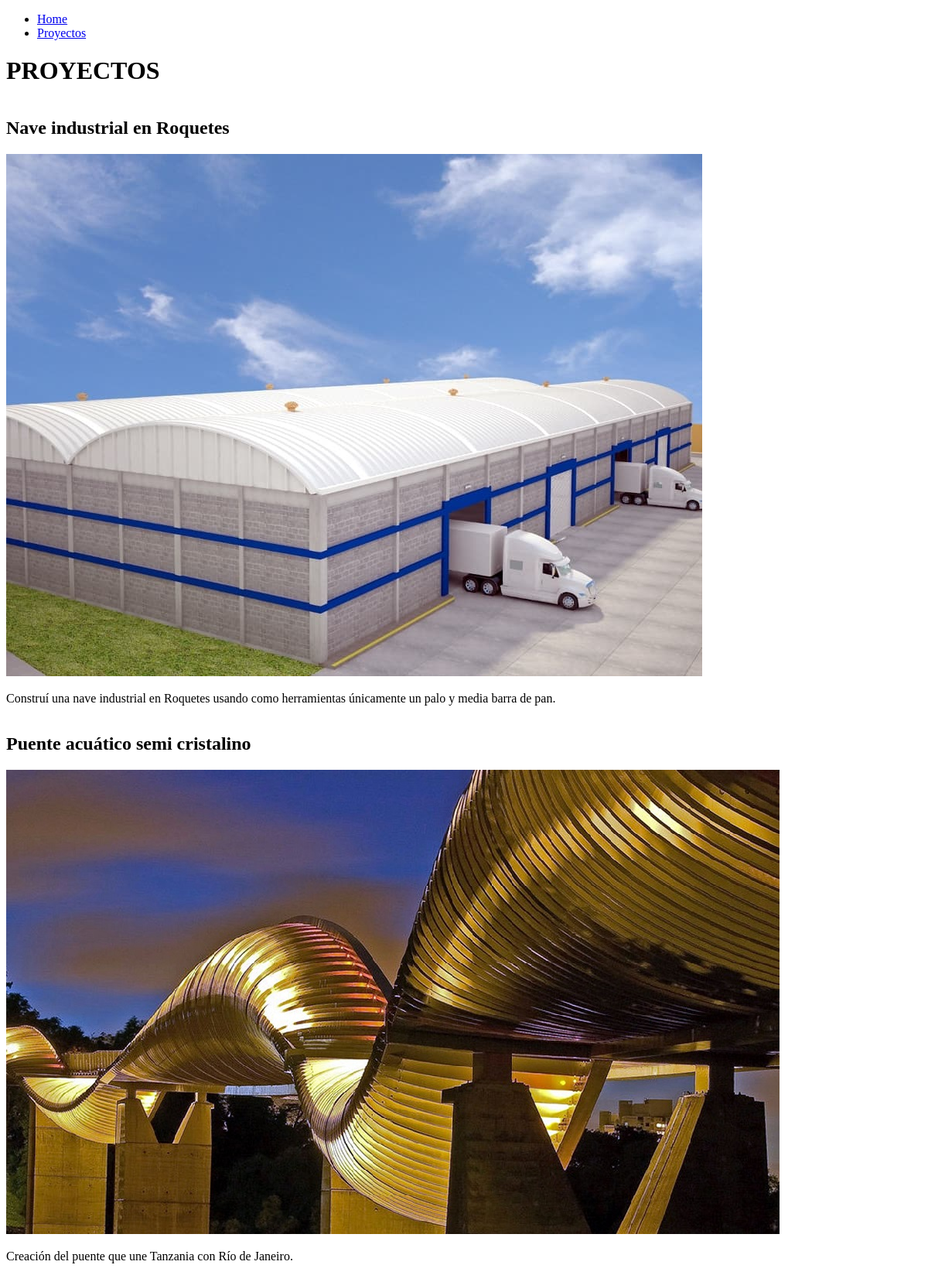
/projects/, run on the app's committed database.
### Porfolio/models.py (models this page shows, shortened)
class Proyecto(models.Model):
    titulo = models.CharField(max_length=200)
    descripcion = models.TextField()
    imagen = models.ImageField(upload_to='Porfolio/static/images')
    categorias = models.ManyToManyField(Categoria)
    fecha_creacion = models.DateField()
    url = models.URLField(blank=True)

### Porfolio/views.py (the view)
# urls.py: path('projects/', views.Project, name = 'proyect'),
def Project(request):
    proyectos = Proyecto.objects.all()
    return render(request, 'Proyectos/proyectos.html', {'proyectos':proyectos})

### Porfolio/templates/Proyectos/proyectos.html
{% extends 'layouts/base.html' %}
{% block content %}
<h1>PROYECTOS</h1>
<div class="proyectos-lista">
  {% for proyect in proyectos %}
    <div class="proyecto">
      <h2 class="proyecto-titulo">{{ proyect.titulo }}</h2>
      <img src="{{ proyect.imagen.url }}" alt="{{ proyect.titulo }}">
      <p class="proyecto-descripcion">{{ proyect.descripcion }}</p>
    </div>
  {% endfor %}
</div>
{% endblock %}

### Porfolio/templates/layouts/base.html
{% load static %}
<!DOCTYPE html>
<html>
<head>
    <link rel="stylesheet" type="text/css" href="{% static 'styles/main.css' %}">
</head>
<body>
    <header>
        <nav>
            <ul>
                <li><a href="{% url 'home' %}">Home</a></li>
                <li><a href="{% url 'proyect' %}">Proyectos</a></li>
            </ul>
        </nav>
    </header>
</body>
</html>
{% block content %}
{% endblock %}

### Porfolio/static/main.css (style rules this page uses)
.proyectos-lista { display: flex; flex-wrap: wrap; justify-content: space-between; }

### data on the page
Proyecto: titulo "Nave industrial en Roquetes", imagen (picture), descripcion "Construí una nave industrial en Roquetes usando como herramientas únicamente un palo y media barra de pan."
Proyecto: titulo "Puente acuático semi cristalino", imagen (picture), descripcion "Creación del puente que une Tanzania con Río de Janeiro."
